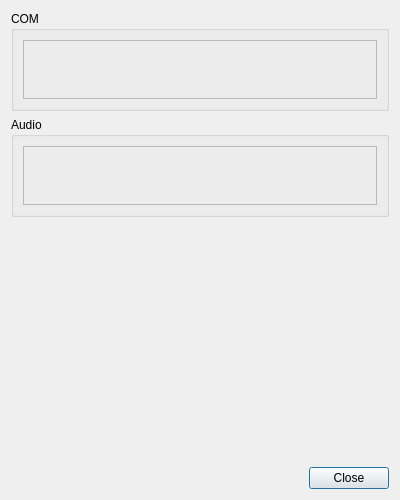
<?xml version="1.0" encoding="UTF-8"?>
<ui version="4.0">
 <class>CCockpitComAudioDialog</class>
 <widget class="QDialog" name="CCockpitComAudioDialog">
  <property name="geometry">
   <rect>
    <x>0</x>
    <y>0</y>
    <width>400</width>
    <height>500</height>
   </rect>
  </property>
  <property name="minimumSize">
   <size>
    <width>400</width>
    <height>500</height>
   </size>
  </property>
  <property name="windowTitle">
   <string>Audio and cockpit</string>
  </property>
  <layout class="QVBoxLayout" name="vl_CockpitComDialog">
   <item>
    <widget class="QGroupBox" name="gb_Com">
     <property name="minimumSize">
      <size>
       <width>0</width>
       <height>100</height>
      </size>
     </property>
     <property name="title">
      <string>COM</string>
     </property>
     <layout class="QVBoxLayout" name="verticalLayout">
      <item>
       <widget class="BlackGui::Components::CCockpitComComponent" name="comp_Com">
        <property name="frameShape">
         <enum>QFrame::StyledPanel</enum>
        </property>
        <property name="frameShadow">
         <enum>QFrame::Raised</enum>
        </property>
       </widget>
      </item>
     </layout>
    </widget>
   </item>
   <item>
    <widget class="QGroupBox" name="gb_Audio">
     <property name="minimumSize">
      <size>
       <width>0</width>
       <height>100</height>
      </size>
     </property>
     <property name="title">
      <string>Audio</string>
     </property>
     <layout class="QVBoxLayout" name="verticalLayout_2">
      <item>
       <widget class="BlackGui::Components::CAudioDeviceVolumeSetupComponent" name="comp_Audio">
        <property name="frameShape">
         <enum>QFrame::StyledPanel</enum>
        </property>
        <property name="frameShadow">
         <enum>QFrame::Raised</enum>
        </property>
       </widget>
      </item>
     </layout>
    </widget>
   </item>
   <item>
    <spacer name="verticalSpacer">
     <property name="orientation">
      <enum>Qt::Vertical</enum>
     </property>
     <property name="sizeHint" stdset="0">
      <size>
       <width>20</width>
       <height>40</height>
      </size>
     </property>
    </spacer>
   </item>
   <item>
    <widget class="QDialogButtonBox" name="bb_CockpitComDialog">
     <property name="orientation">
      <enum>Qt::Horizontal</enum>
     </property>
     <property name="standardButtons">
      <set>QDialogButtonBox::Close</set>
     </property>
    </widget>
   </item>
  </layout>
 </widget>
 <customwidgets>
  <customwidget>
   <class>BlackGui::Components::CCockpitComComponent</class>
   <extends>QFrame</extends>
   <header>blackgui/components/cockpitcomcomponent.h</header>
   <container>1</container>
  </customwidget>
  <customwidget>
   <class>BlackGui::Components::CAudioDeviceVolumeSetupComponent</class>
   <extends>QFrame</extends>
   <header>blackgui/components/audiodevicevolumesetupcomponent.h</header>
   <container>1</container>
  </customwidget>
 </customwidgets>
 <resources/>
 <connections>
  <connection>
   <sender>bb_CockpitComDialog</sender>
   <signal>accepted()</signal>
   <receiver>CCockpitComAudioDialog</receiver>
   <slot>accept()</slot>
   <hints>
    <hint type="sourcelabel">
     <x>248</x>
     <y>254</y>
    </hint>
    <hint type="destinationlabel">
     <x>157</x>
     <y>274</y>
    </hint>
   </hints>
  </connection>
  <connection>
   <sender>bb_CockpitComDialog</sender>
   <signal>rejected()</signal>
   <receiver>CCockpitComAudioDialog</receiver>
   <slot>reject()</slot>
   <hints>
    <hint type="sourcelabel">
     <x>316</x>
     <y>260</y>
    </hint>
    <hint type="destinationlabel">
     <x>286</x>
     <y>274</y>
    </hint>
   </hints>
  </connection>
 </connections>
</ui>
